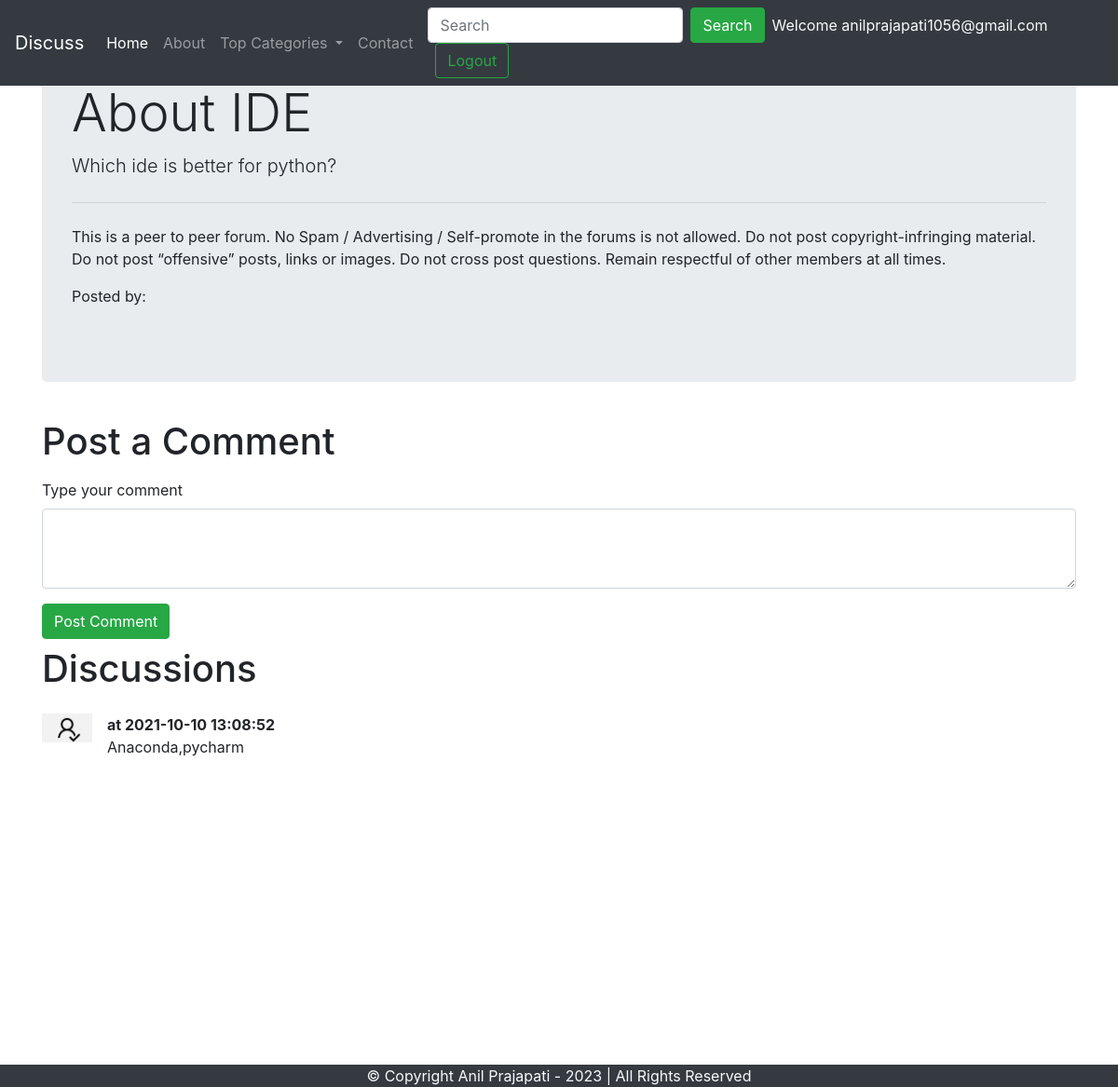
/thread.php?threadid=3 (signed in), run on the app's committed database.
### tables this page shows
CREATE TABLE `threads` (
  `thread_id` int(7) NOT NULL,
  `thread_title` varchar(255) NOT NULL,
  `thread_desc` text NOT NULL,
  `thread_cat_id` int(7) NOT NULL,
  `thread_user_id` int(7) NOT NULL,
  `timestamp` datetime NOT NULL DEFAULT current_timestamp()
);

CREATE TABLE `comments` (
  `comment_id` int(8) NOT NULL,
  `comment_content` text NOT NULL,
  `thread_id` int(11) NOT NULL,
  `comment_by` int(8) NOT NULL,
  `comment_time` datetime NOT NULL DEFAULT current_timestamp()
);

### thread.php (the view, shortened to what this page needs)
<!doctype html>
<html lang="en">
<head>
    <link rel="stylesheet" href="https://stackpath.bootstrapcdn.com/bootstrap/4.5.0/css/bootstrap.min.css"
>
</head>
<body>
    <?php include 'partials/_dbconnect.php';?>
    <?php include 'partials/_header.php';?>
    <?php
    $id = $_GET['threadid'];
    $sql = "SELECT * FROM `threads` WHERE thread_id=$id";
    $result = mysqli_query($conn, $sql);
    while($row = mysqli_fetch_assoc($result)){
        $title = $row['thread_title'];
        $desc = $row['thread_desc'];
        $thread_user_id = $row['thread_user_id'];
        $sql2 = "SELECT user_email FROM `users` WHERE sno='$thread_user_id'";
        $result2 = mysqli_query($conn, $sql2);
        $row2 = mysqli_fetch_assoc($result2);
        $posted_by = $row2['user_email'];
    }
    ?>
    <div class="container my-4">
        <div class="jumbotron">
            <h1 class="display-4"><?php echo $title;?></h1>
            <p class="lead">  <?php echo $desc;?></p>
            <hr class="my-4">
            <p>This is a peer to peer forum. No Spam / Advertising / Self-promote in the forums is not allowed. Do not post copyright-infringing material. Do not post “offensive” posts, links or images. Do not cross post questions. Remain respectful of other members at all times.</p>
            <p>Posted by: <em><?php echo $posted_by; ?></em></p>
        </div>
    </div>
     <?php
    if(isset($_SESSION['loggedin']) && $_SESSION['loggedin']==true){
    echo '<div class="container">
        <h1 class="py-2">Post a Comment</h1>
        <form action= "'. $_SERVER['REQUEST_URI'] . '" method="post">
            <div class="form-group">
                <label for="exampleFormControlTextarea1">Type your comment</label>
                <textarea class="form-control" id="comment" name="comment" rows="3"></textarea>
                <input type="hidden" name="sno" value="'. $_SESSION["sno"]. '">
            </div>
            <button type="submit" class="btn btn-success">Post Comment</button>
        </form>
    </div>';
    }
    ?>
    <div class="container mb-5" id="ques">
        <h1 class="py-2">Discussions</h1>
       <?php
    $id = $_GET['threadid'];
    $sql = "SELECT * FROM `comments` WHERE thread_id=$id";
    $result = mysqli_query($conn, $sql);
    while($row = mysqli_fetch_assoc($result)){
        $content = $row['comment_content'];
        $comment_time = $row['comment_time'];
        $thread_user_id = $row['comment_by'];
        $sql2 = "SELECT user_email FROM `users` WHERE sno='$thread_user_id'";
        $result2 = mysqli_query($conn, $sql2);
        $row2 = mysqli_fetch_assoc($result2);
        echo '<div class="media my-3">
            <img src="img/userdefault.png" width="54px" class="mr-3" alt="...">
            <div class="media-body">
               <p class="font-weight-bold my-0">'. $row2['user_email'] .' at '. $comment_time. '</p> '. $content . '
            </div>
        </div>';
        }
    ?>
    </div>
    <?php include 'partials/_footer.php';?>
</body>
</html>

### thread.php (style rules this page uses)
#ques { min-height: 433px; }

### data on the page
threads: thread_title "About IDE", thread_desc "Which ide is better for python?"
comments: comment_time "2021-10-10 13:08:52", comment_content "Anaconda,pycharm"

### other printed values
$_SESSION['user_email'] "anilprajapati1056@gmail.com"
